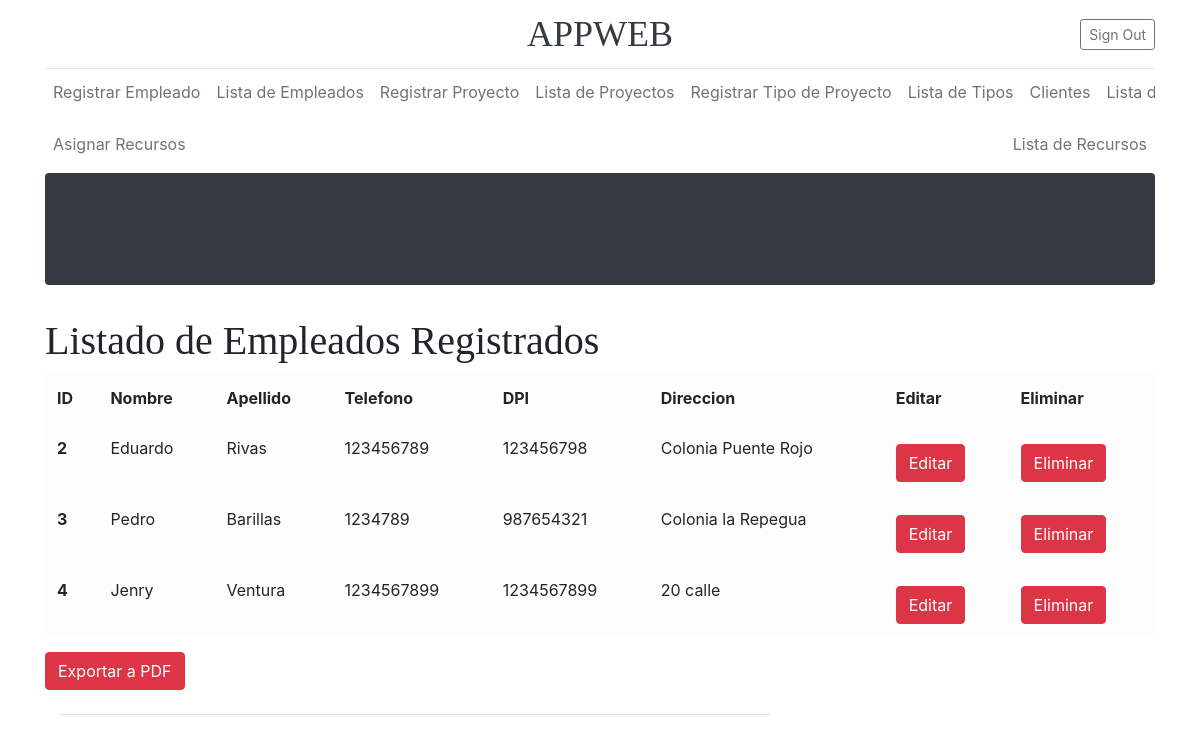
The page /listaEmpleado/ on the database its author committed.
### Models/Empleado/models.py (models this page shows, shortened)
class Empleado(models.Model):
    CodigoEmpleado = models.AutoField(primary_key=True)
    Nombre = models.CharField(max_length=75)
    Apellido = models.CharField(max_length=75)
    Telefono = models.CharField(max_length=12)
    DPI = models.CharField(max_length=20)
    Direccion = models.CharField(max_length=75)

### Models/Empleado/views.py (the view)
# urls.py: path('listaEmpleado/', FormularioEmpleadoView.listar_empleados, name='listarEmpleado'),
    def listar_empleados(request):
        empleado = Empleado.objects.all()
        return render(request, "ListaEmpleado.html", {"empleados":empleado})

### Templates/ListaEmpleado.html (shortened to what this page needs)
{% extends 'Index2.html' %}
{% block content %}
    <h1>Listado de Empleados Registrados</h1>
    <table class="table table-light">
      <thead>
        <tr>
          <th scope="col">ID</th>
          <th scope="col">Nombre</th>
          <th scope="col">Apellido</th>
          <th scope="col">Telefono</th>
          <th scope="col">DPI</th>
          <th scope="col">Direccion</th>
            <th scope="col">Editar</th>
            <th scope="col">Eliminar</th>
        </tr>
      </thead>
      <tbody>
      {% for Empleado in empleados %}
          <tr>
          <th scope="row">{{ Empleado.CodigoEmpleado}}</th>
          <td>{{ Empleado.Nombre }}</td>
          <td>{{ Empleado.Apellido }}</td>
          <td>{{ Empleado.Telefono }}</td>
          <td>{{ Empleado.DPI }}</td>
          <td>{{ Empleado.Direccion }}</td>
                 <td>
                            <a href="{% url 'editarEmpleado' Empleado.pk %}" class="btn btn-danger btn-icon-split">
                                <span class="text">Editar</span>
                            </a>
                             </td>
                             <td>
                            <a href="{% url 'eliminarEmpleado' Empleado.pk %}" class="btn btn-danger btn-icon-split">
                                <span class="text">Eliminar</span>
                            </a>
                             </td>
          </tr>
      {% endfor %}
      </tbody>
    </table>
                            <a href="{% url 'reporte_excel_proyecto' %}" class="btn btn-danger btn-icon-split">
                                <span class="text">Exportar a PDF</span>
                            </a>
{% endblock %}

### Static/blog/blog.css (style rules this page uses)
h1, h2, h3, h4, h5, h6 { font-family: "Playfair Display", Georgia, "Times New Roman", serif; }

### rows shown on the page
Empleado: CodigoEmpleado "2", Nombre "Eduardo", Apellido "Rivas", Telefono "123456789", DPI "123456798", Direccion "Colonia Puente Rojo"
Empleado: CodigoEmpleado "3", Nombre "Pedro", Apellido "Barillas", Telefono "1234789", DPI "987654321", Direccion "Colonia la Repegua"
Empleado: CodigoEmpleado "4", Nombre "Jenry", Apellido "Ventura", Telefono "1234567899", DPI "1234567899", Direccion "20 calle"
